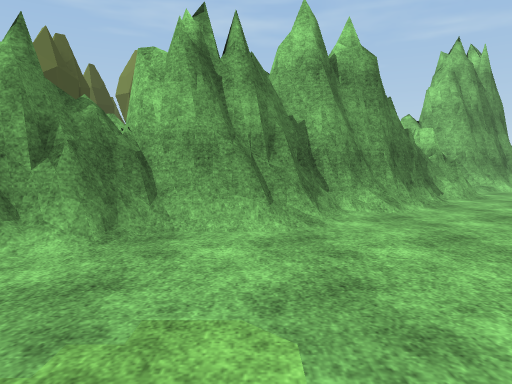
view 1 (above)

24 first-person views from a walk through a scene from a Unity 3-D project. The camera is 1.2 m above the floor, tilts 4° down and sees 70° across. The floor is counted in squares, 2 m on a side. Each view is taken from the middle of a square. On the plan, view 1 faces up. The plan holds only what a view shows up to about 10 squares ahead; the rest is blank. The place goes on beyond the plan. Some animated figures are not drawn. Some surface patterns are stand-ins.

view 2
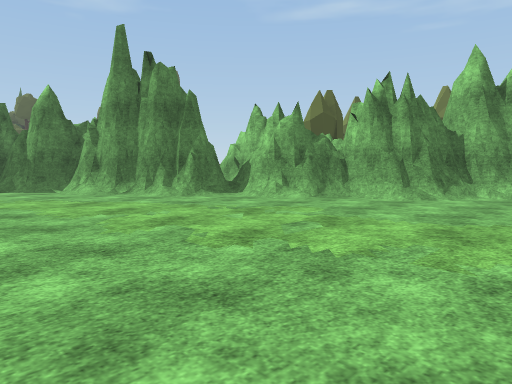

view 3
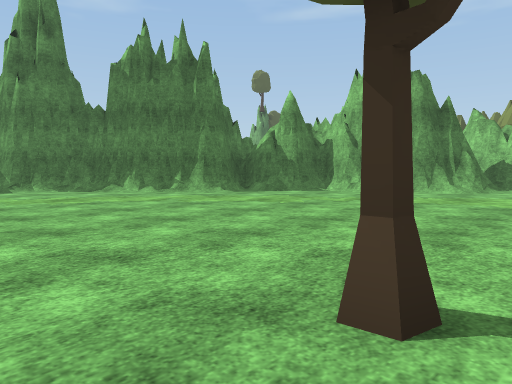

view 4
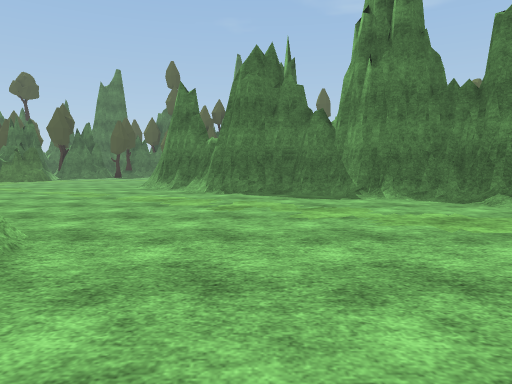

view 5
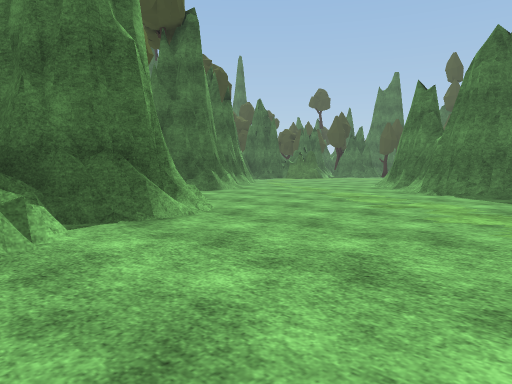

view 6
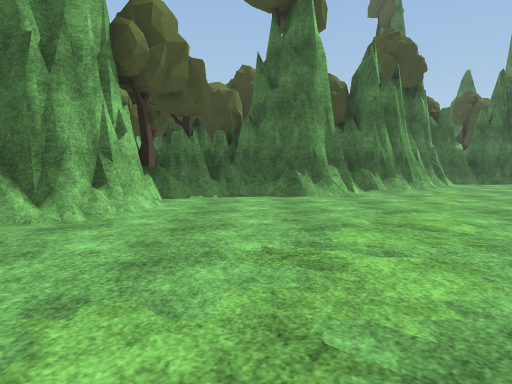

view 7
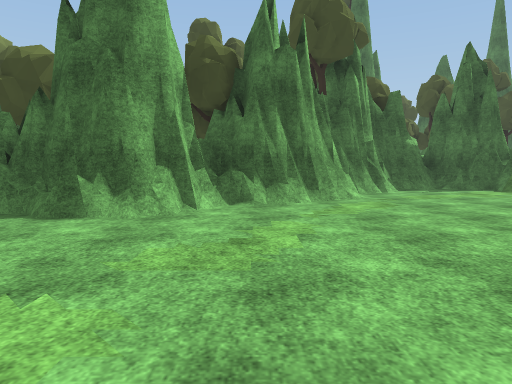

view 8
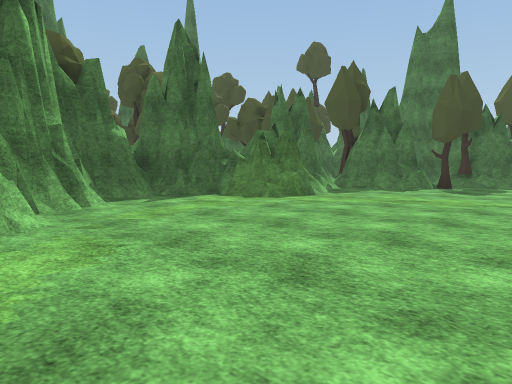

view 9
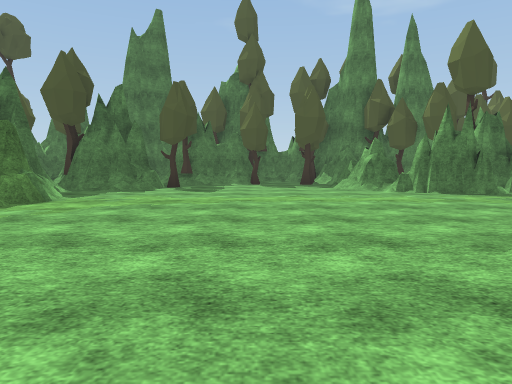

view 10
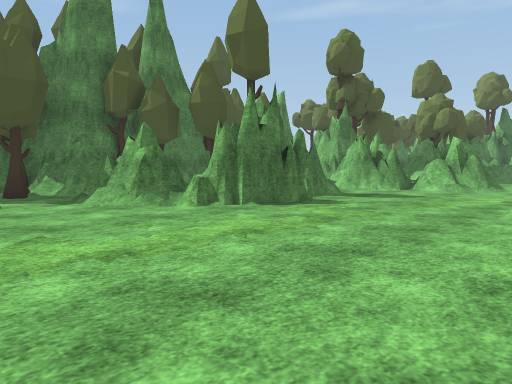

view 11
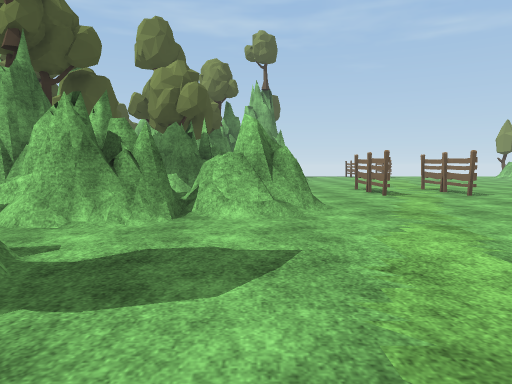

view 12
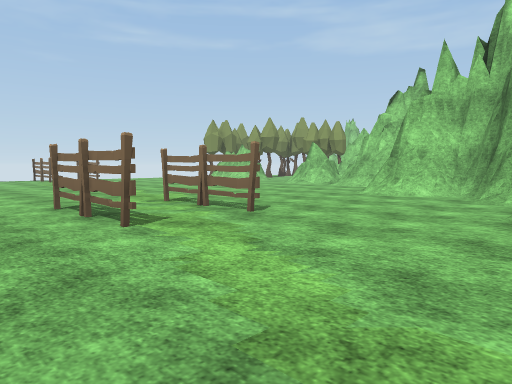

view 13
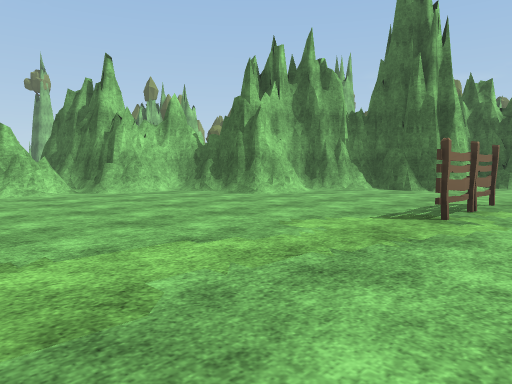

view 14
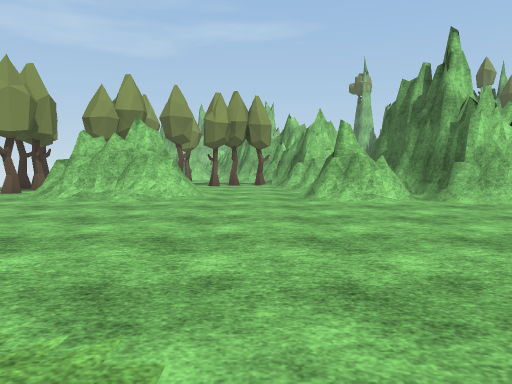

view 15
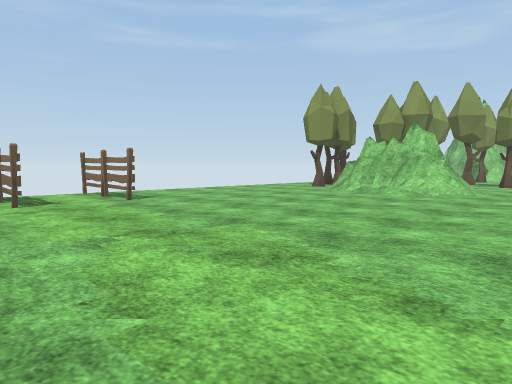

view 16
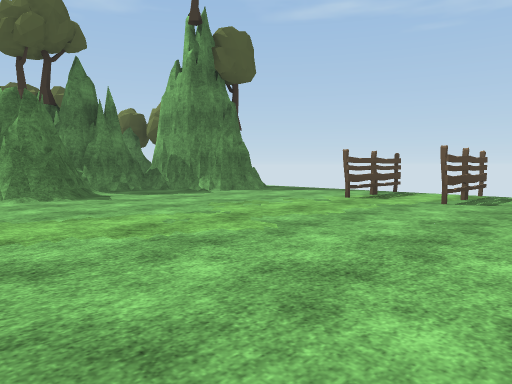

view 17
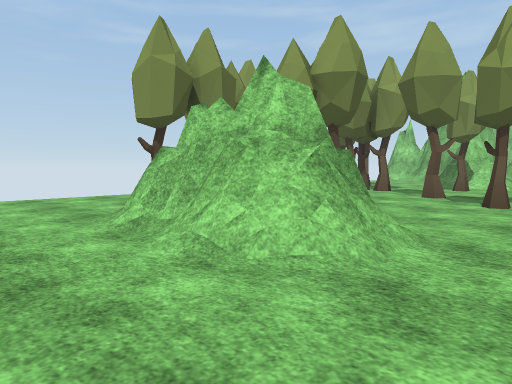

view 18
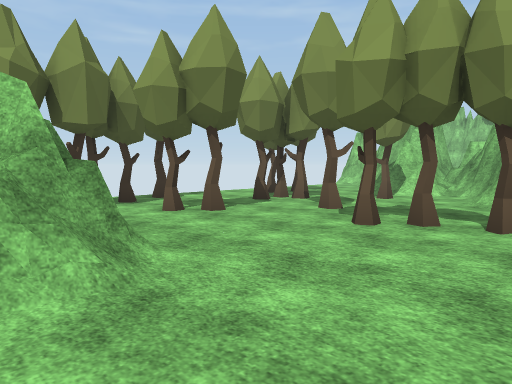

view 19
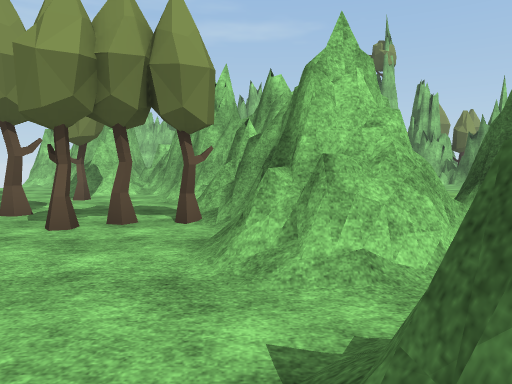

view 20
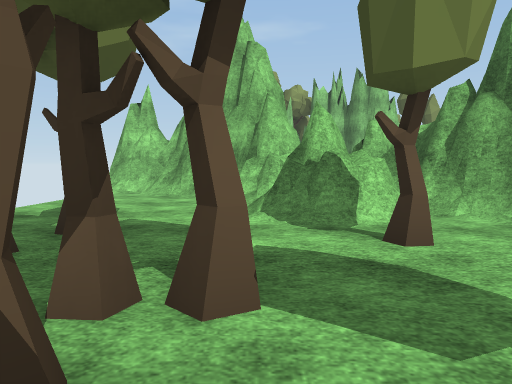

view 21
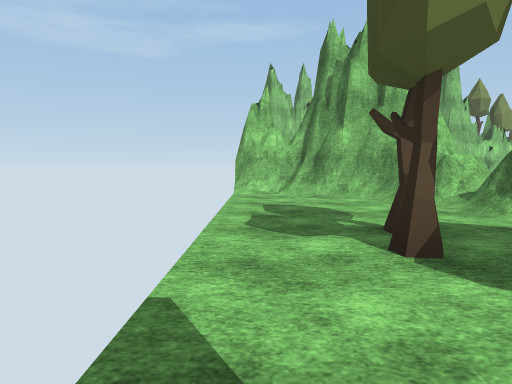

view 22
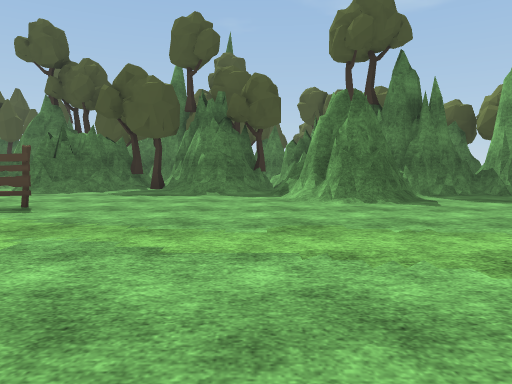

view 23
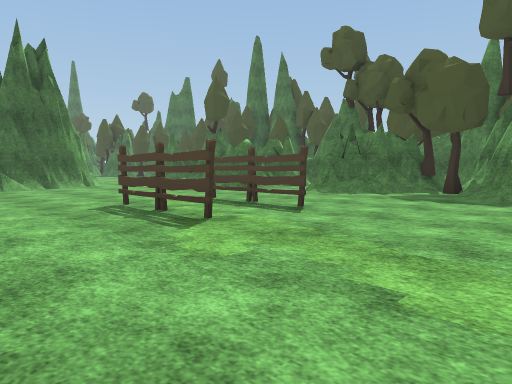

view 24
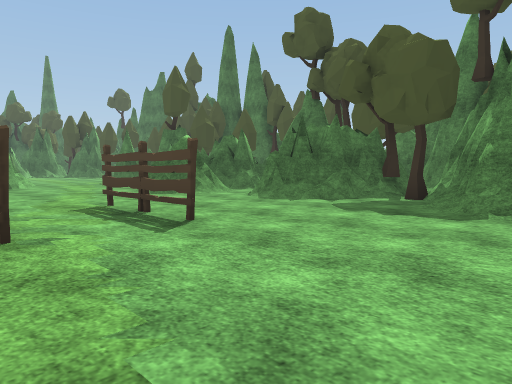

### Floor plan
Key: @ floor where view 1 was taken; # wall or solid block; x gap in a wall; . floor; / step, stairs or slope; = window, fence, low wall or low ledge; T tree; F fence.
Columns run from 23 left of view 1 to 6 right of it. Each row starts with its distance up from view 1.
 14                              #
 13       ..F.F......  T.........#
 12      #..F.F.....TTT....T....##
 11    ###..F.F..........TT.....##
 10    #.........../#.TT..T.//####
  9    #...........##...T..Tx#=###
  8    ##..........##......./###..
  7    ##/.............TT../###/.
  6   ###/..............T=/####.
  5  ##............///#######/..
  4  ##/........../##/######/..
  3 ##/............/######....
  2 =T............/#####/.....
  1 ###...FF....../#####/.....
  0  ##/..FF....######.....@...
 -1  #/.........#####..........
 -2  #/#........####...........
 -3 ####.......####/...... ....
 -4 ##.......######.......
 -5  ........  ##..........
 -6 ##.... ##  #/..........
 -7 ##....#   ##.........T.
 -8 ###...    ##...........
 -9 ##....   ##/.......
-10 #......  #/.....###
-11 ......./ /......##
-12 ................#
-13 ...............##
-14 ............#####
-15 ...........##
-16 #........####
-17 #..##....#
-18 ######..##
-19     #####

Positions as (right, up) in squares from view 1, and headings:
1: (0, 0), facing up
2: (3, -3), facing up-left
3: (-1, -8), facing up-left
4: (-4, -8), facing left
5: (-4, -6), facing down-left
6: (-9, -6), facing down
7: (-12, -9), facing down
8: (-13, -12), facing down-left
9: (-13, -13), facing left
10: (-17, -13), facing up-left
11: (-20, -8), facing up
12: (-19, -4), facing up-right
13: (-17, 6), facing down-right
14: (-15, 6), facing right
15: (-16, 5), facing up-right
16: (-11, 5), facing up-left
17: (-10, 6), facing up-right
18: (-8, 5), facing up-right
19: (-8, 5), facing right
20: (-3, 10), facing right
21: (-3, 13), facing right
22: (-12, 5), facing left
23: (-13, 5), facing down-left
24: (-15, 5), facing down-left
